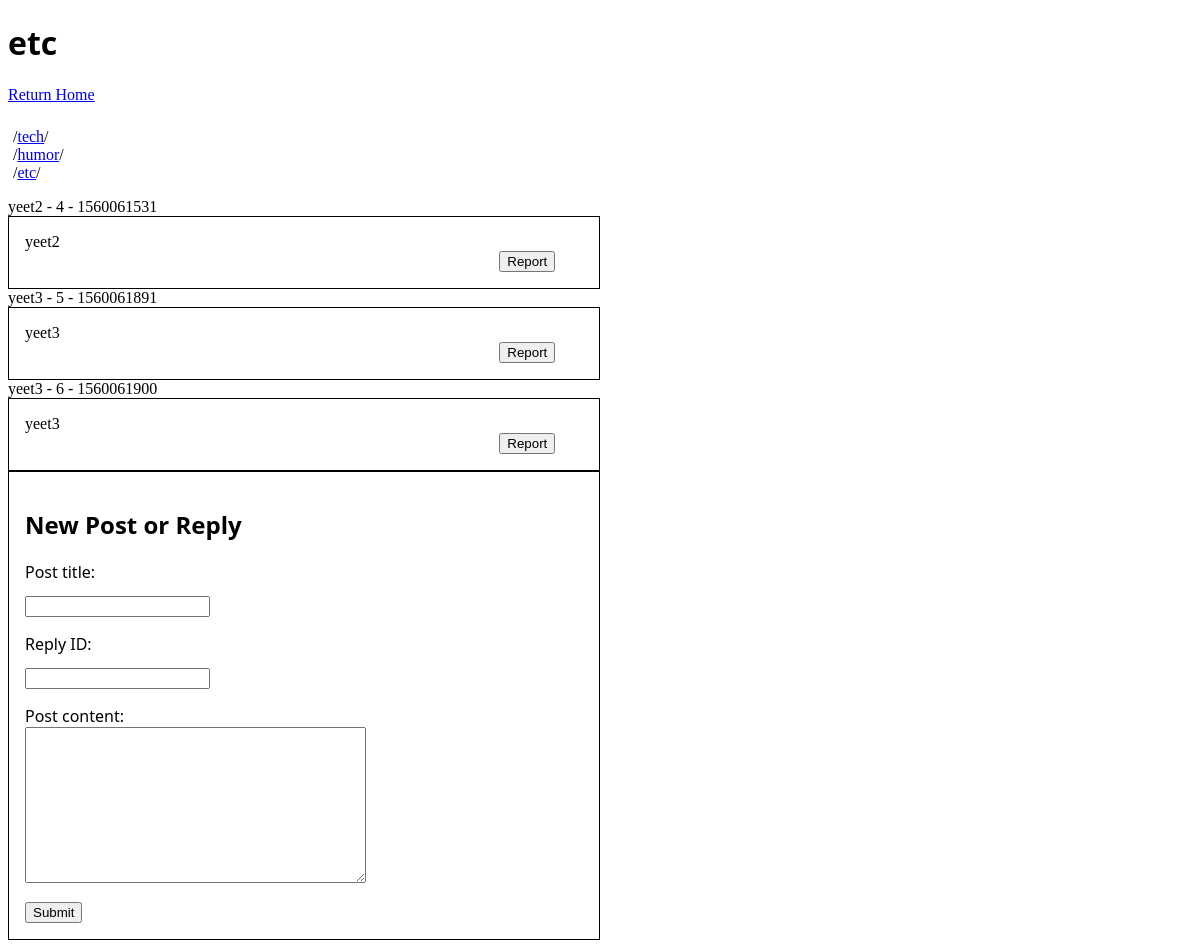
The page /etc/ on the database its author committed.
### boards/models.py (models this page shows, shortened)
class Boards(models.Model):
    board_name = models.CharField(max_length=MAX_BOARD_NAME_LENGTH)
    password = models.TextField(blank=True)
    rules = models.TextField(default="Obey site-wide rules")

class PostDB(models.Model):
    board_name = models.TextField(max_length=MAX_BOARD_NAME_LENGTH)
    date = models.IntegerField()
    parent_id = models.IntegerField(null=True)
    tripcode = models.TextField(max_length=150, null=True)
    title = models.TextField(max_length=12)
    name = models.CharField(max_length=25, default="anonymous")
    content = models.TextField(max_length=500000)

### boards/views.py (the view)
# urls.py: path('<str:board_name>/', views.board_home, name="board_name")
def board_home(request, board_name):
    for board in STANDARD_CONTEXT['board_list']:
        if board_name == board.board_name:
            break
    else:
        raise Http404
    context = {'board_name': board_name, 'new_post_form': forms.NewPostForm, 'post_list': boardutils.get_post_list_for_board(board_name),}
    context = dict({**STANDARD_CONTEXT, **context})
    template = loader.get_template('boards/board-home.html')
    resp = HttpResponse(template.render(context, request))
    return resp

### boards/boardutils/__init__.py (called while the page is built)
def get_post_list_for_board(board):
    return models.PostDB.objects.filter(board_name=board)

### boards/templates/boards/board-home.html (shortened to what this page needs)
{% load static %}
<!DOCTYPE html>
<html>
    <head>
        <link rel="stylesheet" href="{% static 'boards/style.css' %}">
        <link rel="stylesheet" href="{% static 'boards/default-board-style.css' %}">
    </head>
    <body>
        <h1 class='boardLogo'>
            {{ board_name }}
        </h1>
        <a href="/">Return Home</a>
        {% if board_list %}
            <ul class='boardList'>
            {% for board in board_list %}
                <li>/<a href="/{{ board.board_name }}/">{{ board.board_name }}</a>/</li>
            {% endfor %}
            </ul>
        {% endif %}
        {% if post_list %}
            {% for post in post_list %}
                <div class='postTopic'>{{ post.title }}</a> - {{ post.id }} - {{ post.date }}</div>
                <div class='postContent'>
                    {{ post.content }}
                    <button class='reportPost'>Report</button>
                </div>
            {% endfor %}
            {% else %}
            <p>No posts are available.</p>
        {% endif %}
        <form action="/submit-post" method="post" class='submitPostForm'>
            <h2>New Post or Reply</h2>
            {{ new_post_form }}
            <input type="submit" value="Submit">
        </form>
    </body>
</html>

### boards/static/boards/style.css (style rules this page uses)
.boardList { list-style: none; padding-left: 5px; padding-top: 0.5em; }

### boards/static/boards/default-board-style.css (style rules this page uses)
.submitPostForm input, .submitPostForm label { margin-top: 1em; display: block; }
.submitPostForm { border: 1px solid black; padding: 1em; }
.submitPostForm, .boardLogo { font-family: 'Segoe UI', Tahoma, Geneva, Verdana, sans-serif; }
.submitPostForm, .postContent { margin-right: 50%; }
.postContent { border: 1px solid black; padding: 1em; }
.reportPost { margin-left: 85%; display: inline; }

### rows shown on the page
Boards: board_name "tech"
Boards: board_name "humor"
Boards: board_name "etc"
PostDB: title "yeet2", id "4", date "1560061531", content "yeet2"
PostDB: title "yeet3", id "5", date "1560061891", content "yeet3"
PostDB: title "yeet3", id "6", date "1560061900", content "yeet3"

### other values the page prints
{{ board_name }} "etc"
